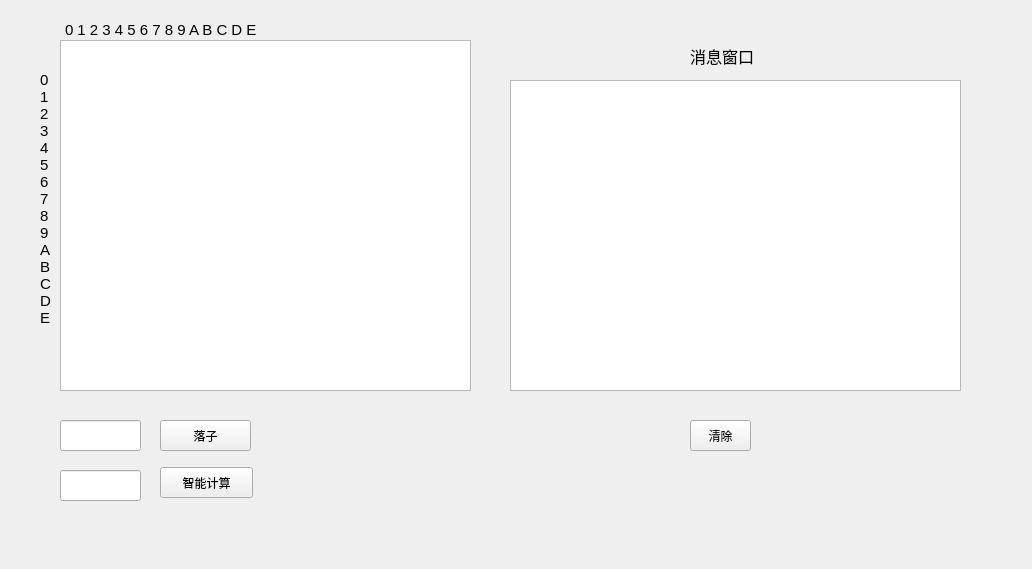
<?xml version="1.0" encoding="UTF-8"?>
<ui version="4.0">
 <class>Widget</class>
 <widget class="QWidget" name="Widget">
  <property name="geometry">
   <rect>
    <x>0</x>
    <y>0</y>
    <width>1032</width>
    <height>569</height>
   </rect>
  </property>
  <property name="windowTitle">
   <string>Widget</string>
  </property>
  <property name="layoutDirection">
   <enum>Qt::LeftToRight</enum>
  </property>
  <widget class="QPlainTextEdit" name="Display">
   <property name="enabled">
    <bool>true</bool>
   </property>
   <property name="geometry">
    <rect>
     <x>60</x>
     <y>40</y>
     <width>411</width>
     <height>351</height>
    </rect>
   </property>
   <property name="font">
    <font>
     <pointsize>11</pointsize>
    </font>
   </property>
   <property name="layoutDirection">
    <enum>Qt::LeftToRight</enum>
   </property>
   <property name="readOnly">
    <bool>true</bool>
   </property>
   <property name="centerOnScroll">
    <bool>false</bool>
   </property>
  </widget>
  <widget class="QLineEdit" name="pos_wnd">
   <property name="geometry">
    <rect>
     <x>60</x>
     <y>420</y>
     <width>81</width>
     <height>31</height>
    </rect>
   </property>
   <property name="alignment">
    <set>Qt::AlignCenter</set>
   </property>
  </widget>
  <widget class="QPushButton" name="make_move">
   <property name="geometry">
    <rect>
     <x>160</x>
     <y>420</y>
     <width>91</width>
     <height>31</height>
    </rect>
   </property>
   <property name="text">
    <string>落子</string>
   </property>
  </widget>
  <widget class="QPushButton" name="calculate">
   <property name="geometry">
    <rect>
     <x>160</x>
     <y>467</y>
     <width>93</width>
     <height>31</height>
    </rect>
   </property>
   <property name="text">
    <string>智能计算</string>
   </property>
  </widget>
  <widget class="QLineEdit" name="cal_wnd">
   <property name="geometry">
    <rect>
     <x>60</x>
     <y>470</y>
     <width>81</width>
     <height>31</height>
    </rect>
   </property>
   <property name="alignment">
    <set>Qt::AlignCenter</set>
   </property>
   <property name="readOnly">
    <bool>true</bool>
   </property>
  </widget>
  <widget class="QPlainTextEdit" name="Message">
   <property name="geometry">
    <rect>
     <x>510</x>
     <y>80</y>
     <width>451</width>
     <height>311</height>
    </rect>
   </property>
  </widget>
  <widget class="QLabel" name="label">
   <property name="geometry">
    <rect>
     <x>690</x>
     <y>40</y>
     <width>81</width>
     <height>31</height>
    </rect>
   </property>
   <property name="font">
    <font>
     <pointsize>12</pointsize>
    </font>
   </property>
   <property name="text">
    <string>消息窗口</string>
   </property>
  </widget>
  <widget class="QPushButton" name="clear_btn">
   <property name="geometry">
    <rect>
     <x>690</x>
     <y>420</y>
     <width>61</width>
     <height>31</height>
    </rect>
   </property>
   <property name="text">
    <string>清除</string>
   </property>
  </widget>
  <widget class="QLabel" name="label_2">
   <property name="geometry">
    <rect>
     <x>65</x>
     <y>20</y>
     <width>311</width>
     <height>20</height>
    </rect>
   </property>
   <property name="font">
    <font>
     <pointsize>11</pointsize>
    </font>
   </property>
   <property name="text">
    <string>0 1 2 3 4 5 6 7 8 9 A B C D E</string>
   </property>
  </widget>
  <widget class="QLabel" name="label_3">
   <property name="geometry">
    <rect>
     <x>40</x>
     <y>43</y>
     <width>16</width>
     <height>311</height>
    </rect>
   </property>
   <property name="sizePolicy">
    <sizepolicy hsizetype="Preferred" vsizetype="Preferred">
     <horstretch>0</horstretch>
     <verstretch>0</verstretch>
    </sizepolicy>
   </property>
   <property name="font">
    <font>
     <pointsize>11</pointsize>
    </font>
   </property>
   <property name="text">
    <string>0 1 2 3 4  5 6 7 8 9 A B C D E</string>
   </property>
   <property name="textFormat">
    <enum>Qt::AutoText</enum>
   </property>
   <property name="scaledContents">
    <bool>false</bool>
   </property>
   <property name="alignment">
    <set>Qt::AlignLeading|Qt::AlignLeft|Qt::AlignVCenter</set>
   </property>
   <property name="wordWrap">
    <bool>true</bool>
   </property>
  </widget>
 </widget>
 <layoutdefault spacing="6" margin="11"/>
 <resources/>
 <connections/>
</ui>
